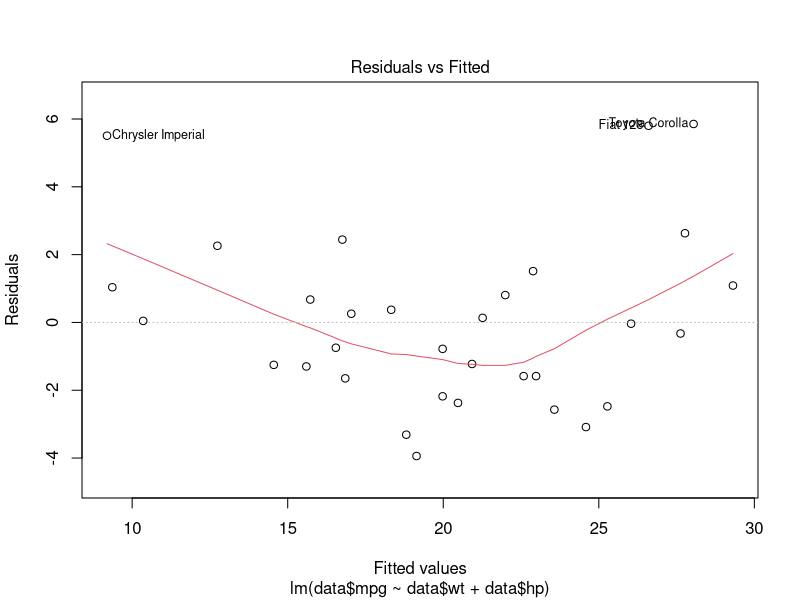
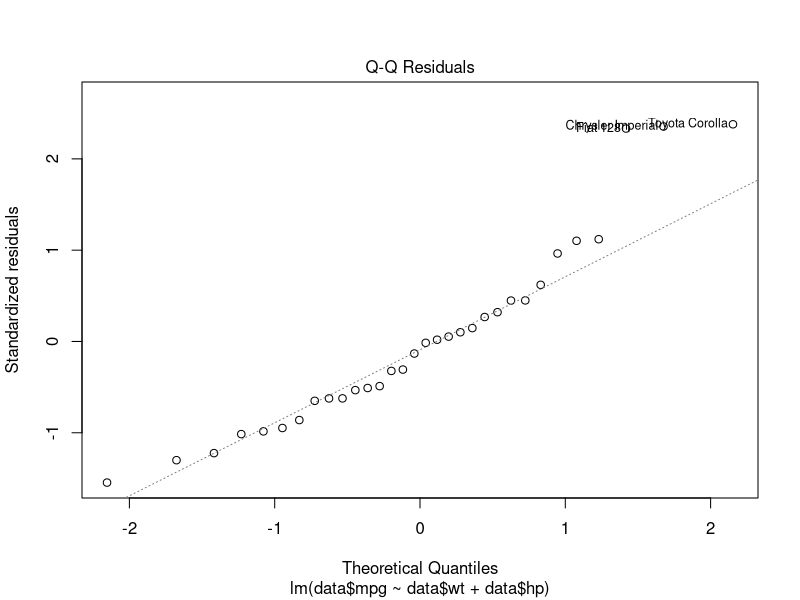
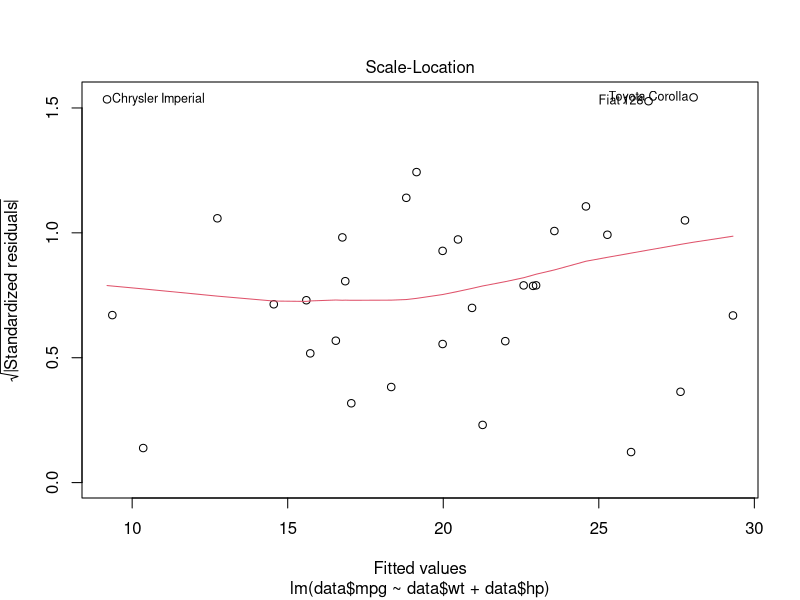
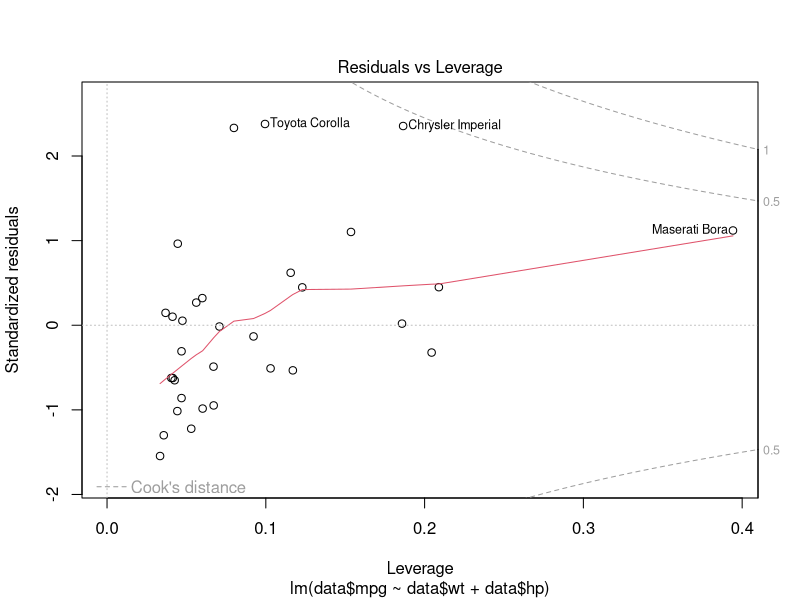

Source code (R) for these figures, in order:
data("mtcars")
data <- mtcars

regresion <- lm(formula = data$mpg ~ data$wt + data$hp, data = data)
regresion

summary(regresion)
confint(regresion)
fitted(regresion)
residuals(regresion)

plot(regresion)
